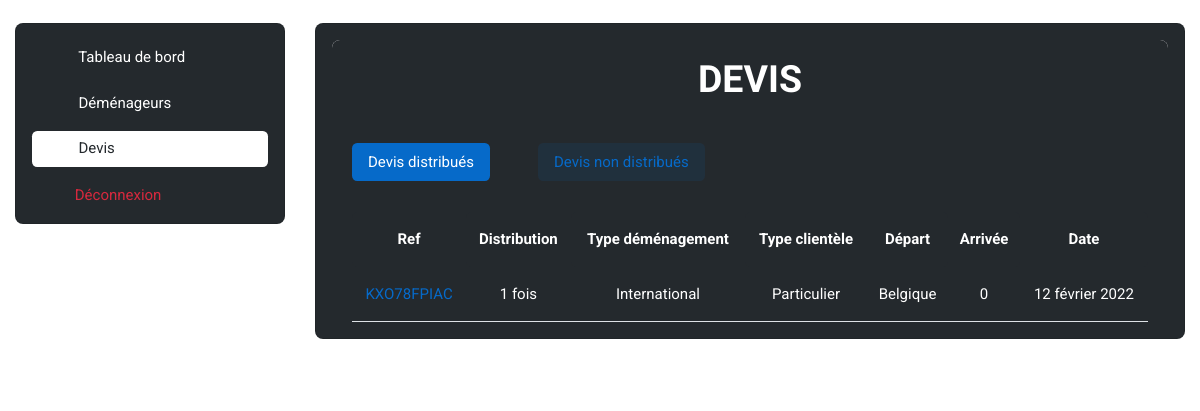
/administration/devis_home/ (signed in), run on an earlier commit of the app's database.
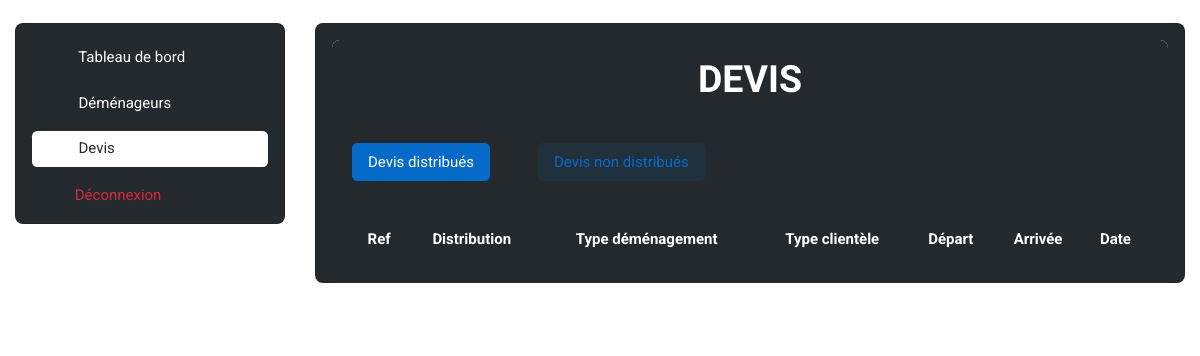
And on a later commit of the database.
### base_app/models.py (models this page shows, shortened)
class Quote_Request(models.Model):
    ref = models.CharField(max_length=30)
    country = models.ForeignKey(Country, on_delete=models.CASCADE, default="")
    City_Departure = models.CharField(max_length=300)
    Adresse_Departure = models.CharField(max_length=300)
    Postal_Code_Departure = models.IntegerField()
    Residence_Number_or_Name_Departure = models.CharField(max_length=300)
    Residence_Departure = models.CharField(max_length=300)
    Number_Room_Departure = models.IntegerField()
    Country_Arrival = models.CharField(max_length=300, default="")
    City_Arrival = models.CharField(max_length=300)
    Adresse_Arrival = models.CharField(max_length=300)
    Residence_Number_or_Name_Arrival = models.CharField(max_length=300)
    Postal_Code_Arrival = models.IntegerField()
    Residence_Arrival = models.CharField(max_length=300)
    packing_service = models.BooleanField(default=False)
    packaging_materials = models.BooleanField(default=False)
    furniture_assembly_disassembly = models.BooleanField(default=False)
    furniture_storage = models.BooleanField(default=False)
    Additional_informations = models.CharField(max_length=300)
    firstname = models.CharField(max_length=300, default="")
    lastname = models.CharField(max_length=300, default="")
    email = models.EmailField(default="")
    phone_number = models.CharField(max_length=30, default="")
    created = models.DateTimeField(auto_now_add=True)
    distributed = models.BooleanField(default=False)
    moving_date = models.DateTimeField(auto_now_add=False)
    moving_date1 = models.DateTimeField(auto_now_add=False)
    moving_date2 = models.DateTimeField(auto_now_add=False)
    moving_type1 = models.ForeignKey(Moving_Type1, on_delete=models.CASCADE)
    moving_type2 = models.ForeignKey(Moving_Type2, on_delete=models.CASCADE)

class Moving_Type1(models.Model):  # can be national opr international
    name = models.CharField(max_length=300)

class Moving_Type2(models.Model):  # can be 'particulier' or 'professionnel'
    name = models.CharField(max_length=300)

class Country(models.Model):
    name = models.CharField(max_length=300)

### administration/views.py (the view)
# urls.py: path('devis_home/', views.devis_home, name='devis_home'),
@login_required
def devis_home(request):
    countries = Country.objects.all()
    quote_requests = Quote_Request.objects.all().order_by('-id')
    mover_quote_requests = Mover_Quote_Request.objects.all()
    moving_type1 = Moving_Type1.objects.all()
    moving_type2 = Moving_Type2.objects.all()
    distributed_requests = Mover_Quote_Request.objects.values('quote_request_id').annotate(Count('id')).order_by()
    return render(request, 'administration/devis/devis_home.html', {'countries': countries, 'quote_requests':
                    quote_requests, 'moving_type1': moving_type1, 'moving_type2': moving_type2, 'mover_quote_requests':
                                                                    mover_quote_requests, 'distributed_requests':
                                                                    distributed_requests})

### administration/templates/administration/devis/devis_home.html (shortened to what the changed rows need)
{% extends 'administration/admin_base.html' %}
{% load static %}
{% block main %}
    <div class="card">
        <div class="card-header bg-dark" align="center">
            <h2 class="text-white">DEVIS</h2>
        </div>
        <div class="card-body bg-dark">
            <div class="tab-content mb-0" id="devis-pills-tabContent">
                <div class="tab-pane fade show active" id="devis-pills-tab1" role="tabpanel" aria-labelledby="devis-pills-tab-1">
                    <div class="row">
                        <div class="col-12">
                            <div class="row justify-content-between">
                                <div class="table-responsive-lg border-0">
                                    <table class="table table-dark-gray align-middle p-4 mb-0 text-white">
                                        <thead align="center">
                                            <tr>
                                                <th scope="col" class="border-0 rounded-start">Ref</th>
                                                <th scope="col" class="border-0 rounded-start">Distribution</th>
                                                <th scope="col" class="border-0 rounded-start">Type déménagement</th>
                                                <th scope="col" class="border-0 rounded-start">Type clientèle</th>
                                                <th scope="col" class="border-0 rounded-end">Départ</th>
                                                <th scope="col" class="border-0 rounded-end">Arrivée</th>
                                                <th scope="col" class="border-0 rounded-end">Date</th>
                                            </tr>
                                        </thead>
                                        <tbody align="center">
                                            {% for quote_request in quote_requests %}
                                                {% for distributed_request in distributed_requests %}
                                                    {% if distributed_request.quote_request_id == quote_request.id %}
                                                        <tr>
                                                            <td>
                                                                <a href="{% url 'devis_detail' quote_request.id %}">
                                                                    <center>{{quote_request.ref}}</center>
                                                                </a>
                                                            </td>
                                                            <td>
                                                                <center>{{distributed_request.id__count}} fois</center>
                                                            </td>
                                                            <td>
                                                                <center>
                                                                    {{quote_request.moving_type1.name}}
                                                                </center>
                                                            </td>
                                                            <td>
                                                                <center>
                                                                    {{quote_request.moving_type2.name}}
                                                                </center>
                                                            </td>
                                                            <td>
                                                                <center>
                                                                    {{quote_request.country.name}}
                                                                </center>
                                                            </td>
                                                            <td>
                                                                <center>
                                                                    {% if quote_request.moving_type1.name == "International" %}
                                                                        {{quote_request.Country_Arrival}}
                                                                    {% else %}
                                                                        {{quote_request.country.name}}
                                                                    {% endif %}
                                                                </center>
                                                            </td>
                                                            <td>
                                                                <center>
                                                                    {% load i18n %}
                                                                    {% language 'fr' %}
                                                                        {{quote_request.created|date:'d F Y'}}
                                                                    {% endlanguage %}
                                                                </center>
                                                            </td>
                                                        </tr>
                                                    {% endif %}
                                                {% endfor %}
                                            {% endfor %}
                                        </tbody>
                                    </table>
                                </div>
                            </div>
                        </div>
                    </div>
                </div>
                                            {% for mover in movers_unactivated %}
                                                            {% load i18n %}
                                            {% endfor %}
            </div>
        </div>
    </div>
{% endblock %}

What changed in the data, as far as the page shows it:
removed Quote_Request: ref "KXO78FPIAC", id__count "1", moving_type1.name "International", moving_type2.name "Particulier", country.name "Belgique", Country_Arrival "0", created "12 février 2022"
